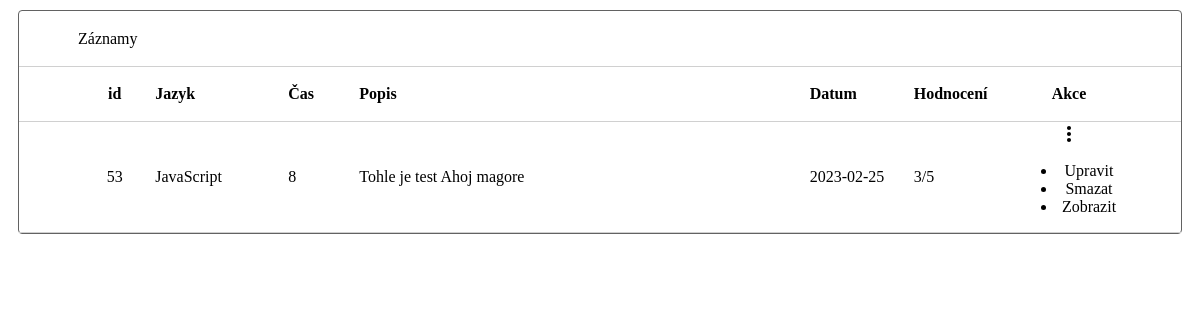
The app's page /sort/ (signed in) with its own data.
### tables this page shows
CREATE TABLE "records"
(
    "id"              INTEGER,
    "dates"           DATE NOT NULL,
    "timeInMinutes"   INT  NOT NULL,
    "programmingLang" TEXT NOT NULL,
    "rating"          INT  NOT NULL,
    "description"     TEXT NOT NULL,
    "user_id"         INT  NOT NULL,
    PRIMARY KEY ("id" AUTOINCREMENT)
);

### app.py (the view)
@app.route('/sort/')
def sort():
    sort_field = request.args.get('sort_field')
    filter_rating = request.args.get('filter_rating')
    filter_formatted_date = request.args.get('filter_formatted_date')
    filter_programmingLangs = request.args.get('filter_programmingLangs')
    filter_time = request.args.get('filter_time')
    filter_programmer = request.args.get('filter_programmer')
    filter_categories = request.args.get('filter_categories')
    print("programator: " + str(filter_programmer))
    print(sort_field)
    return render_template('customElements/table_row.html',
                           texts=sorting.pre_sort(sort_field, filter_rating, filter_programmingLangs,
                                                  filter_formatted_date,
                                                  filter_time, filter_programmer, filter_categories,
                                                  current_user.get_id()))

### app.py (called while the page is built)
@login_manager.user_loader
def load_user(user_id):
    print("users_load")
    conn = db.get_db_connection()
    cursor = conn.cursor()
    cursor.execute("SELECT * FROM users WHERE id = ?", (user_id,))
    user = cursor.fetchone()
    if user is None:
        return None
    user = User(id=user[0], username=user[1], email=user[2], password=user[3])
    return user

### db.py (called while the page is built)
def get_db_connection():  # napojení se na databázi
    conn = sqlite3.connect(databasePath)
    conn.row_factory = sqlite3.Row
    return conn

### templates/customElements/table_row.html (shortened to what this page needs)
<div style="border: 1px #626262 solid; border-radius: 4px; margin: 10px">
    <div style="">
        <div style="width: 100%; height: 55px; display: flex; align-items: center">
            <div style="display: flex; width: 100%; align-items: center; position:relative;">
                <div style="position:absolute; left: 59px">
                    <span>Záznamy</span>
                </div>
            </div>
        </div>
    </div>
    <table id="records_table" style="" class="display">
        <thead>
        <tr style=" height: 55px;">
            <th class="datatable-nosort" style="cursor: default">
                id
            </th>
            <th id="sort-button-programLang" class="ui-sort-control">
                <div style="display: flex; align-items: center;">
                    <span>
                        Jazyk
                    </span>
                </div>
            </th>
            <th id="sort-button-time" class="ui-sort-control">
                <div style="display: flex; align-items: center;">
                    <span>
                        Čas
                    </span>
                </div>
            </th>
            <th style="cursor: auto;cursor: default;">
                Popis
            </th>
            <th id="sort-button-date" class="ui-sort-control">
                <div style="display: flex; align-items: center;">
                    <span>
                        Datum
                    </span>
                </div>
            </th>
            <th id="sort-button-rating" class="ui-sort-control">
                <div style="display: flex; align-items: center;">
                    <span>
                        Hodnocení
                    </span>
                </div>
            </th>
            <th style="cursor: default;">Akce</th>
        </tr>
        </thead>
        <tbody id="table-content">
        {% for record in texts %}
            <tr style="">
                <td style="text-align: center; position:relative;">
                    {{ record.id }}
                </td>
                <td>{{ record.programmingLang }}</td>
                <td style="text-align: left">{{ record.timeInMinutes }}</td>
                <td style="max-height: 55px; overflow-y: auto"><span class="short_desc">{{ record.description }}</span>
                </td>
                <td>{{ record.dates }}</td>
                <td>{{ record.rating }}/5</td>
                <td>
                    <div>
                        <a style="cursor:pointer;" class="contextMenu_record_more_section">
                        </a>
                        <div style="" class="contextMenu_record">
                            <ul style="">
                                <li style="">
                                    <a onclick="get_record_id('{{ record.id }}'); edit_record();">Upravit</a>
                                </li>
                                <li style="">
                                    <a onclick="set_remove_statement('record'); get_record_id('{{ record.id }}'); remove_record();">Smazat</a>
                                </li>
                                <li style="">
                                    <a onclick="showRecord({{ record.id }})">Zobrazit</a>
                                </li>
                            </ul>
                        </div>
                    </div>
                </td>
            </tr>
        {% endfor %}
        </tbody>
    </table>
</div>

### records on screen
records: id "53", programmingLang "JavaScript", timeInMinutes "8", description "Tohle je test Ahoj magore", dates "2023-02-25", rating "3"
